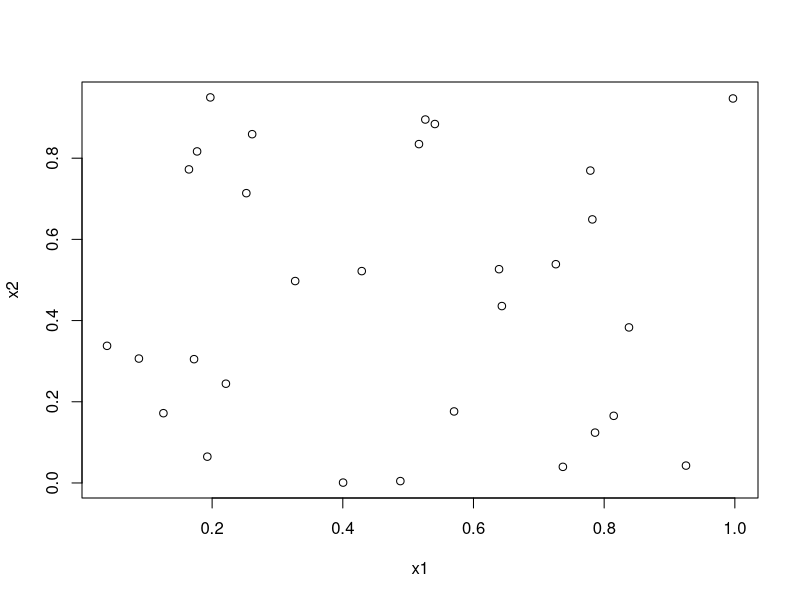

Generate this figure with R:
n = 30
x1 <- runif(n)
x2 <- runif(n)
y = x1 + x2^3
plot(x1,x2)

k=4
knn.regression <- function(train.x,train.y,k){
    
    
}